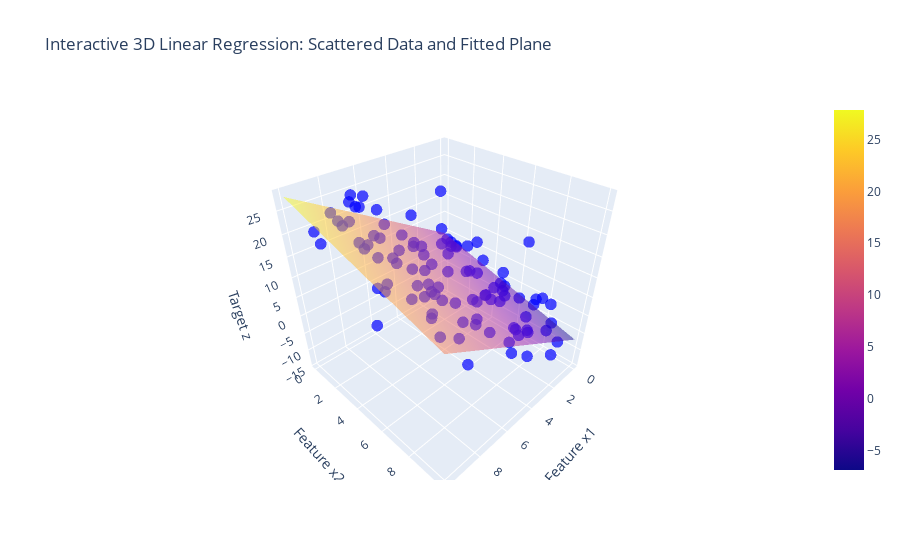

The cell this chart's notebook holds for it:
### Markdown cell above
### From One Dimension to High Dimension

So far we’ve fit a straight line $\hat y = w x + b$ to one feature. In real applications, we often have **many** features and want to predict a target variable. 

> **Note:** The next section uses basic linear algebra and multivariable calculus to extend our 1D solution into matrix form. This generalized linear model is foundational in machine learning—feel free to explore it now or skip ahead and revisit later when you’re comfortable.

Here’s how the theory generalizes:



#### 1 Notation & Model


- **Features**: instead of a single “hours studied” $x_i$, each data point has a vector of $d$ features  
  $\mathbf{x}_i = [\,x_{i1},\,x_{i2},\,\dots,\,x_{id}\,]^\top$.  
- **Parameters**: weights become a $d$-dimensional vector $\mathbf{w}$, plus a bias $b$.  
- **Prediction**:  
  $$\hat y_i = \mathbf{w}^\top \mathbf{x}_i + b.$$

Let each data point have \(d\) features.  Stack \(n\) points into a matrix:

$$
X = \begin{pmatrix}
x_{11} & x_{12} & \dots  & x_{1d} \\
x_{21} & x_{22} & \dots  & x_{2d} \\
\vdots & \vdots & \ddots & \vdots \\
x_{n1} & x_{n2} & \dots  & x_{nd}
\end{pmatrix}
\in \mathbb{R}^{n\times d},
\quad
\mathbf{y} = \begin{pmatrix}
y_1 \\ y_2 \\ \vdots \\ y_n
\end{pmatrix}
\in \mathbb{R}^n.
$$

To include the bias \(b\), prepend a column of ones:

$$
\widetilde{X} = \begin{pmatrix}
1 & x_{11} & x_{12} & \dots  & x_{1d} \\
1 & x_{21} & x_{22} & \dots  & x_{2d} \\
\vdots & \vdots & \vdots & \ddots & \vdots \\
1 & x_{n1} & x_{n2} & \dots  & x_{nd}
\end{pmatrix}
\in \mathbb{R}^{n\times (d+1)}.
$$

The parameter vector (bias + weights) is

$$
\widetilde{\mathbf{w}} = 
\begin{pmatrix}
b \\ w_1 \\ \vdots \\ w_d
\end{pmatrix}
\in \mathbb{R}^{(d+1)}.
$$

Our predictions are simply

$$
\hat{\mathbf{y}} = \widetilde{X}\,\widetilde{\mathbf{w}}
\quad\Longrightarrow\quad
\hat y_i = b + w_1\,x_{i1} + \dots + w_d\,x_{id}.
$$

#### 2 Loss & Closed-Form Solution

- **Mean Squared Error** over $n$ points:  
  $$L(\mathbf{w},b) = \tfrac{1}{n}\sum_{i=1}^n \bigl(y_i - (\mathbf{w}^\top\mathbf{x}_i + b)\bigr)^2.$$
- **Matrix form**: let $X\in\mathbb{R}^{n\times d}$ have rows $\mathbf{x}_i^\top$, and $\mathbf{y}\in\mathbb{R}^n$.  Augment $X$ with a column of ones to include $b$:  
  $$\widetilde X = [\,\mathbf{1}\;\;X\,],\quad \widetilde{\mathbf{w}} = \begin{bmatrix}b\\\mathbf{w}\end{bmatrix},\quad \hat{\mathbf{y}} = \widetilde X\,\widetilde{\mathbf{w}}.$$
- **Normal equations**:  
  $$\widetilde X^\top \widetilde X\,\widetilde{\mathbf{w}} = \widetilde X^\top \mathbf{y}.$$
- **Closed-form solution** (when invertible):  
  $$\widetilde{\mathbf{w}}^* = (\widetilde X^\top\widetilde X)^{-1}\,\widetilde X^\top\,\mathbf{y}.$$


We now visulize the 3 dimensional Linear Regression in code:

### Code cell
# Generate more scattered synthetic 3D data
np.random.seed(42)
n = 100
x1 = np.random.uniform(0, 10, n)
x2 = np.random.uniform(0, 10, n)
true_w1, true_w2, true_b = 2.5, -1.5, 5.0
z = true_w1 * x1 + true_w2 * x2 + true_b + np.random.randn(n) * 5  # increased noise

# Fit plane via closed-form solution
X = np.column_stack([np.ones(n), x1, x2])
w = np.linalg.inv(X.T @ X) @ X.T @ z

# Create grid for fitted plane
grid_x1, grid_x2 = np.meshgrid(np.linspace(0, 10, 20), np.linspace(0, 10, 20))
grid_z = w[0] + w[1] * grid_x1 + w[2] * grid_x2

# Build interactive 3D plot
scatter = go.Scatter3d(
    x=x1, y=x2, z=z, mode='markers',
    marker=dict(size=4, color='blue', opacity=0.7)
)
surface = go.Surface(
    x=grid_x1, y=grid_x2, z=grid_z, opacity=0.5
)

fig = go.Figure(data=[scatter, surface])
fig.update_layout(
    scene=dict(
        xaxis_title='Feature x1',
        yaxis_title='Feature x2',
        zaxis_title='Target z'
    ),
    title='Interactive 3D Linear Regression: Scattered Data and Fitted Plane'
)
fig.show()

### Figure 1 — Plotly figure (JSON) as saved in the notebook; plotly's stock layout.template omitted (floating-point values rounded to 4 significant figures; data arrays with more than 128 entries replaced by an {"elided": "..."} marker saying what was removed)
{"data": [{"marker": {"color": "blue", "opacity": 0.7, "size": 4}, "mode": "markers", "type": "scatter3d", "x": [3.745, 9.507, 7.32, 5.987, 1.56, 1.56, 0.5808, 8.662, 6.011, 7.081, 0.2058, 9.699, 8.324, 2.123, 1.818, 1.834, 3.042, 5.248, 4.319, 2.912, 6.119, 1.395, 2.921, 3.664, 4.561, 7.852, 1.997, 5.142, 5.924, 0.4645, 6.075, 1.705, 0.6505, 9.489, 9.656, 8.084, 3.046, 0.9767, 6.842, 4.402, 1.22, 4.952, 0.3439, 9.093, 2.588, 6.625, 3.117, 5.201, 5.467, 1.849, 9.696, 7.751, 9.395, 8.948, 5.979, 9.219, 0.8849, 1.96, 0.4523, 3.253, 3.887, 2.713, 8.287, 3.568, 2.809, 5.427, 1.409, 8.022, 0.7455, 9.869, 7.722, 1.987, 0.05522, 8.155, 7.069, 7.29, 7.713, 0.7404, 3.585, 1.159, 8.631, 6.233, 3.309, 0.6356, 3.11, 3.252, 7.296, 6.376, 8.872, 4.722, 1.196, 7.132, 7.608, 5.613, 7.71, 4.938, 5.227, 4.275, 0.2542, 1.079], "y": [0.3143, 6.364, 3.144, 5.086, 9.076, 2.493, 4.104, 7.556, 2.288, 0.7698, 2.898, 1.612, 9.297, 8.081, 6.334, 8.715, 8.037, 1.866, 8.926, 5.393, 8.074, 8.961, 3.18, 1.101, 2.279, 4.271, 8.18, 8.607, 0.06952, 5.107, 4.174, 2.221, 1.199, 3.376, 9.429, 3.232, 5.188, 7.03, 3.636, 9.718, 9.624, 2.518, 4.972, 3.009, 2.848, 0.3689, 6.096, 5.027, 0.5148, 2.786, 9.083, 2.396, 1.449, 4.895, 9.857, 2.421, 6.721, 7.616, 2.376, 7.282, 3.678, 6.323, 6.335, 5.358, 0.9029, 8.353, 3.208, 1.865, 0.4078, 5.909, 6.776, 0.1659, 5.121, 2.265, 6.452, 1.744, 6.909, 3.867, 9.367, 1.375, 3.411, 1.135, 9.247, 8.773, 2.579, 6.6, 8.172, 5.552, 5.297, 2.419, 0.931, 8.972, 9.004, 6.331, 3.39, 3.492, 7.26, 8.971, 8.871, 7.799], "z": [10.49, 20.38, 20.05, 8.766, 4.616, 7.53, -5.66, 18.6, 11.72, 25.48, 6.961, 22.73, 16.68, 0.2506, 4.155, 5.997, -0.676, 11.55, -2.037, 0.1115, 7.799, -3.248, 8.917, 16.64, 13.05, 25.49, -3.602, 18.55, 22.83, -5.786, 8.573, 8.344, 3.711, 27.23, 17.36, 20.0, 0.5995, -10.68, 14.42, 5.709, -5.315, 7.374, -0.7331, 25.15, 2.778, 21.78, 3.94, 4.747, 19.68, 8.246, 21.03, 26.05, 19.43, 15.34, 7.738, 26.98, -0.2945, 17.74, 5.421, 7.888, 13.97, 5.556, 14.64, 9.677, 6.805, 4.854, 1.285, 22.67, 17.83, 11.47, 17.57, 1.655, -4.903, 27.43, 13.32, 15.22, 10.34, 4.448, -3.741, 6.916, 21.69, 15.62, 10.12, -3.402, -1.22, 4.162, 7.673, 16.87, 15.27, 12.6, 9.118, 13.7, 4.512, 7.863, 16.81, 8.84, 16.01, 4.257, -13.98, 0.5885]}, {"opacity": 0.5, "type": "surface", "x": {"elided": "20x20 float values"}, "y": {"elided": "20x20 float values"}, "z": {"elided": "20x20 float values"}}], "layout": {"scene": {"xaxis": {"title": {"text": "Feature x1"}}, "yaxis": {"title": {"text": "Feature x2"}}, "zaxis": {"title": {"text": "Target z"}}}, "title": {"text": "Interactive 3D Linear Regression: Scattered Data and Fitted Plane"}}}
